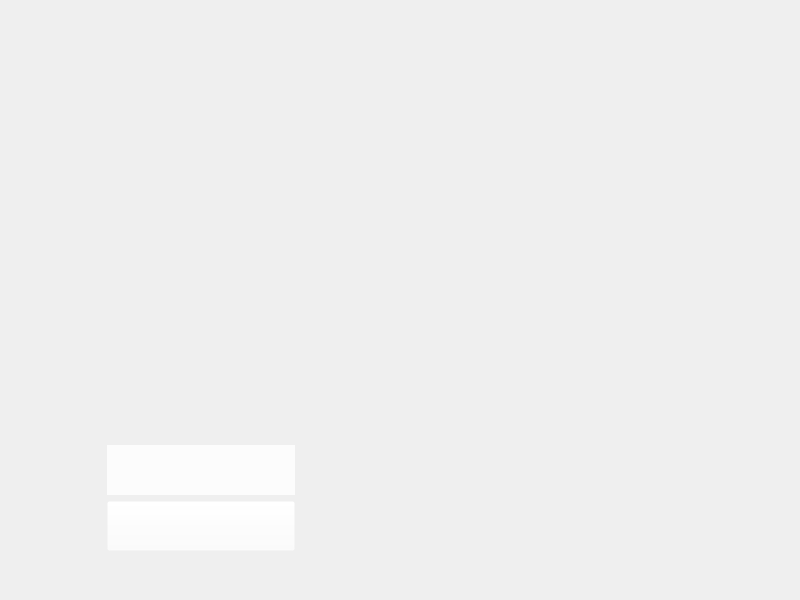
<?xml version="1.0" encoding="UTF-8"?>
<ui version="4.0">
 <class>MainMenu</class>
 <widget class="QMainWindow" name="MainMenu">
  <property name="geometry">
   <rect>
    <x>0</x>
    <y>0</y>
    <width>800</width>
    <height>600</height>
   </rect>
  </property>
  <property name="windowTitle">
   <string>MainWindow</string>
  </property>
  <widget class="QWidget" name="centralwidget">
   <property name="styleSheet">
    <string notr="true"/>
   </property>
   <layout class="QGridLayout" name="gridLayout">
    <item row="0" column="5">
     <spacer name="verticalSpacer">
      <property name="orientation">
       <enum>Qt::Vertical</enum>
      </property>
      <property name="sizeType">
       <enum>QSizePolicy::Preferred</enum>
      </property>
      <property name="sizeHint" stdset="0">
       <size>
        <width>20</width>
        <height>40</height>
       </size>
      </property>
     </spacer>
    </item>
    <item row="6" column="8">
     <spacer name="horizontalSpacer_6">
      <property name="orientation">
       <enum>Qt::Horizontal</enum>
      </property>
      <property name="sizeType">
       <enum>QSizePolicy::Expanding</enum>
      </property>
      <property name="sizeHint" stdset="0">
       <size>
        <width>40</width>
        <height>20</height>
       </size>
      </property>
     </spacer>
    </item>
    <item row="0" column="3">
     <spacer name="verticalSpacer_4">
      <property name="orientation">
       <enum>Qt::Vertical</enum>
      </property>
      <property name="sizeType">
       <enum>QSizePolicy::Preferred</enum>
      </property>
      <property name="sizeHint" stdset="0">
       <size>
        <width>20</width>
        <height>40</height>
       </size>
      </property>
     </spacer>
    </item>
    <item row="6" column="10">
     <spacer name="horizontalSpacer_4">
      <property name="orientation">
       <enum>Qt::Horizontal</enum>
      </property>
      <property name="sizeType">
       <enum>QSizePolicy::Preferred</enum>
      </property>
      <property name="sizeHint" stdset="0">
       <size>
        <width>40</width>
        <height>20</height>
       </size>
      </property>
     </spacer>
    </item>
    <item row="6" column="9">
     <spacer name="horizontalSpacer_7">
      <property name="orientation">
       <enum>Qt::Horizontal</enum>
      </property>
      <property name="sizeHint" stdset="0">
       <size>
        <width>40</width>
        <height>20</height>
       </size>
      </property>
     </spacer>
    </item>
    <item row="6" column="5" colspan="3">
     <spacer name="horizontalSpacer_8">
      <property name="orientation">
       <enum>Qt::Horizontal</enum>
      </property>
      <property name="sizeHint" stdset="0">
       <size>
        <width>40</width>
        <height>20</height>
       </size>
      </property>
     </spacer>
    </item>
    <item row="1" column="3">
     <spacer name="verticalSpacer_3">
      <property name="orientation">
       <enum>Qt::Vertical</enum>
      </property>
      <property name="sizeType">
       <enum>QSizePolicy::Preferred</enum>
      </property>
      <property name="sizeHint" stdset="0">
       <size>
        <width>20</width>
        <height>40</height>
       </size>
      </property>
     </spacer>
    </item>
    <item row="6" column="3">
     <widget class="QPushButton" name="startButton">
      <property name="maximumSize">
       <size>
        <width>16777215</width>
        <height>50</height>
       </size>
      </property>
      <property name="styleSheet">
       <string notr="true">QPushButton{
background-color: rgba(255, 255, 255, 200);
image : url(:/Resources/startButton.png);
border:none;
}

QPushButton:hover{
image : url(:/Resources/highlightedStart.png);
border:none;
}

QPushButton:pressed{
image : url(:/Resources/highlightedStart.png);
border:none;
}


</string>
      </property>
      <property name="text">
       <string/>
      </property>
      <property name="iconSize">
       <size>
        <width>1000</width>
        <height>100</height>
       </size>
      </property>
      <property name="autoRepeatDelay">
       <number>300</number>
      </property>
     </widget>
    </item>
    <item row="5" column="3">
     <spacer name="verticalSpacer_2">
      <property name="orientation">
       <enum>Qt::Vertical</enum>
      </property>
      <property name="sizeType">
       <enum>QSizePolicy::Preferred</enum>
      </property>
      <property name="sizeHint" stdset="0">
       <size>
        <width>20</width>
        <height>40</height>
       </size>
      </property>
     </spacer>
    </item>
    <item row="3" column="0" rowspan="2" colspan="8">
     <widget class="QLabel" name="label">
      <property name="styleSheet">
       <string notr="true">font: 28pt &quot;Segoe UI&quot;;
color: rgb(255, 255, 255);

image : url(:/Resources/title.png);</string>
      </property>
      <property name="text">
       <string/>
      </property>
      <property name="textFormat">
       <enum>Qt::RichText</enum>
      </property>
      <property name="alignment">
       <set>Qt::AlignHCenter|Qt::AlignTop</set>
      </property>
      <property name="margin">
       <number>4</number>
      </property>
     </widget>
    </item>
    <item row="6" column="0">
     <spacer name="horizontalSpacer">
      <property name="orientation">
       <enum>Qt::Horizontal</enum>
      </property>
      <property name="sizeType">
       <enum>QSizePolicy::Preferred</enum>
      </property>
      <property name="sizeHint" stdset="0">
       <size>
        <width>40</width>
        <height>20</height>
       </size>
      </property>
     </spacer>
    </item>
    <item row="6" column="4">
     <spacer name="horizontalSpacer_3">
      <property name="orientation">
       <enum>Qt::Horizontal</enum>
      </property>
      <property name="sizeType">
       <enum>QSizePolicy::Preferred</enum>
      </property>
      <property name="sizeHint" stdset="0">
       <size>
        <width>40</width>
        <height>20</height>
       </size>
      </property>
     </spacer>
    </item>
    <item row="3" column="3">
     <widget class="QLabel" name="title2">
      <property name="styleSheet">
       <string notr="true">font: 20pt;
color: rgba(255, 255, 255,0);</string>
      </property>
      <property name="text">
       <string>𝕳𝖎𝖘𝖙𝖔𝖗𝖞 𝕯𝖊𝖙𝖊𝖈𝖙𝖎𝖛𝖊</string>
      </property>
      <property name="alignment">
       <set>Qt::AlignBottom|Qt::AlignLeading|Qt::AlignLeft</set>
      </property>
     </widget>
    </item>
    <item row="7" column="3">
     <widget class="QPushButton" name="achievement">
      <property name="maximumSize">
       <size>
        <width>16777215</width>
        <height>50</height>
       </size>
      </property>
      <property name="styleSheet">
       <string notr="true">background-color: rgba(255, 255, 255, 0);</string>
      </property>
      <property name="text">
       <string/>
      </property>
     </widget>
    </item>
    <item row="6" column="2">
     <spacer name="horizontalSpacer_5">
      <property name="orientation">
       <enum>Qt::Horizontal</enum>
      </property>
      <property name="sizeType">
       <enum>QSizePolicy::Preferred</enum>
      </property>
      <property name="sizeHint" stdset="0">
       <size>
        <width>40</width>
        <height>20</height>
       </size>
      </property>
     </spacer>
    </item>
    <item row="8" column="3">
     <spacer name="verticalSpacer_5">
      <property name="orientation">
       <enum>Qt::Vertical</enum>
      </property>
      <property name="sizeType">
       <enum>QSizePolicy::Preferred</enum>
      </property>
      <property name="sizeHint" stdset="0">
       <size>
        <width>20</width>
        <height>40</height>
       </size>
      </property>
     </spacer>
    </item>
    <item row="6" column="11">
     <spacer name="horizontalSpacer_2">
      <property name="orientation">
       <enum>Qt::Horizontal</enum>
      </property>
      <property name="sizeType">
       <enum>QSizePolicy::Preferred</enum>
      </property>
      <property name="sizeHint" stdset="0">
       <size>
        <width>40</width>
        <height>20</height>
       </size>
      </property>
     </spacer>
    </item>
   </layout>
   <zorder>startButton</zorder>
   <zorder>title2</zorder>
   <zorder>achievement</zorder>
   <zorder>label</zorder>
  </widget>
 </widget>
 <resources/>
 <connections/>
</ui>
